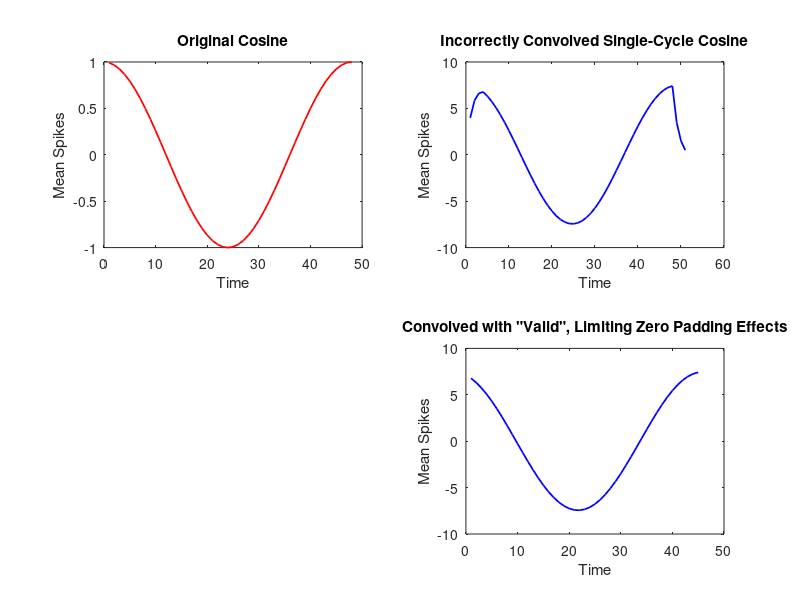

This chart was generated by the following MATLAB code:
%% HW # 3 - Question 2 - Math Tools - Matthew DeVerna

clear all
close all

%% Question 2: Convolution in MATLAB

% Suppose that you have a LSI system with impulse response:

r = [4, 2, 1, 0.5] ;

% Because it is a LSI system, the response to any input vector 'in' can be
% computed as a convolution.

%% A) Compute Responses to eight 8-dimensional impulse vectors ...
% ...using MATLABs 'conv()' function: out = conv(in, r). How do the
% responses compare to the convolution formula given in class?

% Create eight 8-dim impulse vectors
impulse1 = [1,0,0,0,0,0,0,0]        ;
impulse2 = circshift(impulse1,1)    ;
impulse3 = circshift(impulse2,1)    ;
impulse4 = circshift(impulse3,1)    ;
impulse5 = circshift(impulse4,1)    ;
impulse6 = circshift(impulse5,1)    ;
impulse7 = circshift(impulse6,1)    ;
impulse8 = circshift(impulse7,1)    ;

% Find the convolution response with r
response1 = conv(impulse1,r)    ;
response2 = conv(impulse2,r)    ;
response3 = conv(impulse3,r)    ;
response4 = conv(impulse4,r)    ;
response5 = conv(impulse5,r)    ;
response6 = conv(impulse6,r)    ;
response7 = conv(impulse7,r)    ;
response8 = conv(impulse8,r)    ;

% Specifically, compute the matrix that represents the linear system's response. 
response_matrix = [response1;response2;response3;response4;response5;response6;response7;response8]

% What is the size and organization of this matrix?

SizeAndOrganization = {'Each column of this matrix looks like a copy of r with added zeros'
                        'Since we are multiplying by an impulse vector (i.e. 1"s and zeros),'
                        'we get the vector back as we do a sliding dot product. Zeros fill'
                        'all of the locations because the conv() function''s default boundary'
                        'handling is to return all possible results by including zeros where' 
                        'elements of the two vectors do not overlap.'}


%% B) How does MATLAB's conv function handle boundaries?

% Matlab handles boundaries differently depending on the additional
% argument that you provide it.

% 'full' (Default setting) --> Returns the entire result set, regardless of
    % whether or not elements are fully covered. This means that it
    % includes zeros where elements are not "covered" (i.e. in dot product
    % instances when all elements in a vector do not have an overlapping 
    % element in the other vector.

% 'same' --> This arguement convolves only those central elements that are the
% exact same size. No elements in one vector do not pair with an element in
% the other vector.

% 'valid' --> This returns ONLY those elements in the convolution which are
% not convolved with zero padding. 

%% C) Convolve with a vector that is length 48 
    
% Using conv, compute the response to an input vector of length 48 containing a singlecycle
% cosine. 

N = 48                                          ; % # of elements
x = 1:N                                         ; % length of x
cosine_vec = cos(2*pi/N*x)                      ; % Create the cosine vec
conv_output = conv(cosine_vec,r)                ; % Normal convolution output
conv_output_valid = conv(cosine_vec,r, 'valid') ; % Convolution with the "valid" argument

figure ;
% Create a plot of the original cosine
subplot(2,2,1)
plot(cosine_vec, 'r', 'LineWidth', 1.25)        ;
title('Original Cosine')                        ;
xlabel('Time')                                  ;
ylabel('Mean Spikes')                           ;

% Then create one for the ugly convolution 
subplot(2,2,2)
plot(conv_output, 'b', 'LineWidth', 1.25)           ;
title('Incorrectly Convolved Single-Cycle Cosine')  ;
xlabel('Time')                                      ;
ylabel('Mean Spikes')                               ;

% Then add the more cleanly convoluted cosine 
subplot(2,2,4)
plot(conv_output_valid, 'b', 'LineWidth', 1.25)                 ;
title('Convolved with "Valid", Limiting Zero Padding Effects')  ;
xlabel('Time')                                                  ;
ylabel('Mean Spikes')                                           ;

Conv_ZeroPaddingAns = {'We see that the first convolution of the 48 element cosine vector has'
                        'some funky things going on at the edges of the vector. These issues'
                        'are caused by MATLAB''s default boundary handling which employs zero'
                        'padding. In order to correct this, we pass the valid function.'
                        'Utilizingonly only the "valid" elements control for the effects of'
                        'zero padding.'}



